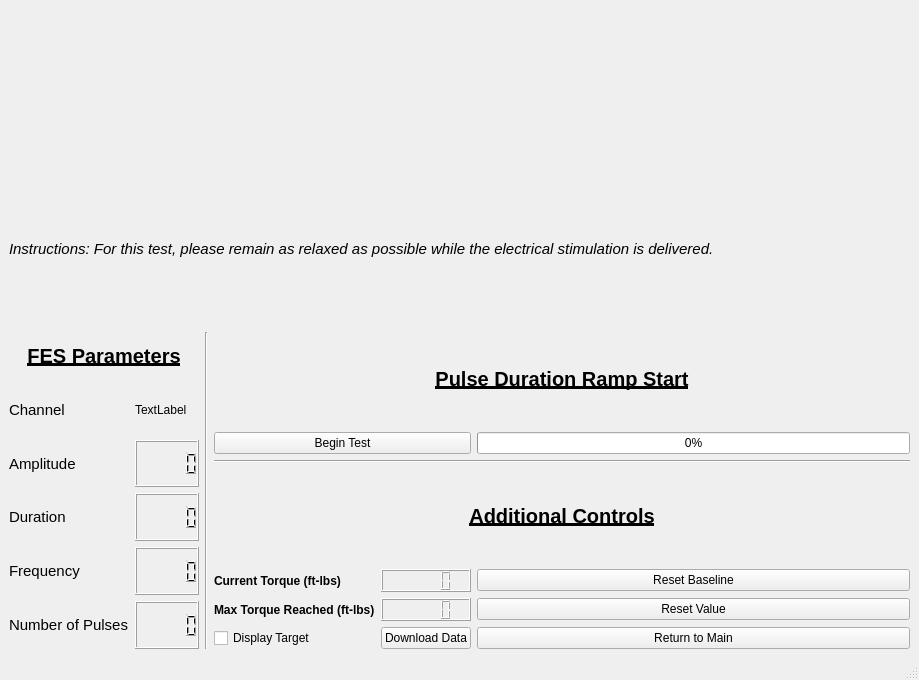
<?xml version="1.0" encoding="UTF-8"?>
<ui version="4.0">
 <class>MainWindow</class>
 <widget class="QMainWindow" name="MainWindow">
  <property name="geometry">
   <rect>
    <x>0</x>
    <y>0</y>
    <width>919</width>
    <height>680</height>
   </rect>
  </property>
  <property name="windowTitle">
   <string>Central Drive Estimation</string>
  </property>
  <widget class="QWidget" name="centralwidget">
   <layout class="QGridLayout" name="gridLayout_3">
    <item row="0" column="0" colspan="3">
     <layout class="QVBoxLayout" name="verticalLayout">
      <item>
       <widget class="QWidget" name="TorquePlot" native="true">
        <layout class="QHBoxLayout" name="horizontalLayout"/>
       </widget>
      </item>
      <item>
       <widget class="QLabel" name="label_11">
        <property name="font">
         <font>
          <pointsize>11</pointsize>
          <italic>true</italic>
         </font>
        </property>
        <property name="text">
         <string>Instructions: For this test, please remain as relaxed as possible while the electrical stimulation is delivered. </string>
        </property>
        <property name="wordWrap">
         <bool>true</bool>
        </property>
       </widget>
      </item>
     </layout>
    </item>
    <item row="1" column="0">
     <layout class="QGridLayout" name="gridLayout">
      <item row="1" column="0">
       <widget class="QLabel" name="label_6">
        <property name="font">
         <font>
          <pointsize>11</pointsize>
         </font>
        </property>
        <property name="text">
         <string>Channel</string>
        </property>
       </widget>
      </item>
      <item row="2" column="0">
       <widget class="QLabel" name="label">
        <property name="font">
         <font>
          <pointsize>11</pointsize>
         </font>
        </property>
        <property name="text">
         <string>Amplitude</string>
        </property>
       </widget>
      </item>
      <item row="5" column="0">
       <widget class="QLabel" name="label_5">
        <property name="font">
         <font>
          <pointsize>11</pointsize>
         </font>
        </property>
        <property name="text">
         <string>Number of Pulses</string>
        </property>
       </widget>
      </item>
      <item row="2" column="1">
       <widget class="QLCDNumber" name="committedAmp_lbl"/>
      </item>
      <item row="4" column="1">
       <widget class="QLCDNumber" name="committedF_lbl"/>
      </item>
      <item row="0" column="0" colspan="2">
       <widget class="QLabel" name="label_3">
        <property name="font">
         <font>
          <pointsize>15</pointsize>
          <weight>75</weight>
          <bold>true</bold>
          <underline>true</underline>
         </font>
        </property>
        <property name="text">
         <string>FES Parameters</string>
        </property>
        <property name="scaledContents">
         <bool>false</bool>
        </property>
        <property name="alignment">
         <set>Qt::AlignCenter</set>
        </property>
       </widget>
      </item>
      <item row="1" column="1">
       <widget class="QLabel" name="channel_lbl">
        <property name="text">
         <string>TextLabel</string>
        </property>
       </widget>
      </item>
      <item row="4" column="0">
       <widget class="QLabel" name="label_4">
        <property name="font">
         <font>
          <pointsize>11</pointsize>
         </font>
        </property>
        <property name="text">
         <string>Frequency</string>
        </property>
       </widget>
      </item>
      <item row="3" column="0">
       <widget class="QLabel" name="label_2">
        <property name="font">
         <font>
          <pointsize>11</pointsize>
          <italic>false</italic>
         </font>
        </property>
        <property name="text">
         <string>Duration</string>
        </property>
       </widget>
      </item>
      <item row="5" column="1">
       <widget class="QLCDNumber" name="committedNp_lbl"/>
      </item>
      <item row="3" column="1">
       <widget class="QLCDNumber" name="committedDur_lbl"/>
      </item>
     </layout>
    </item>
    <item row="1" column="1">
     <widget class="Line" name="line_2">
      <property name="orientation">
       <enum>Qt::Vertical</enum>
      </property>
     </widget>
    </item>
    <item row="1" column="2">
     <layout class="QGridLayout" name="gridLayout_2">
      <item row="1" column="0" colspan="3">
       <widget class="QLabel" name="label_10">
        <property name="font">
         <font>
          <pointsize>15</pointsize>
          <weight>75</weight>
          <bold>true</bold>
          <underline>true</underline>
         </font>
        </property>
        <property name="text">
         <string>Pulse Duration Ramp Start</string>
        </property>
        <property name="alignment">
         <set>Qt::AlignCenter</set>
        </property>
       </widget>
      </item>
      <item row="7" column="2">
       <widget class="QPushButton" name="returnToMain_pb">
        <property name="autoFillBackground">
         <bool>false</bool>
        </property>
        <property name="text">
         <string>Return to Main</string>
        </property>
       </widget>
      </item>
      <item row="4" column="0" colspan="3">
       <widget class="QLabel" name="label_9">
        <property name="font">
         <font>
          <pointsize>15</pointsize>
          <weight>75</weight>
          <bold>true</bold>
          <underline>true</underline>
         </font>
        </property>
        <property name="text">
         <string>Additional Controls</string>
        </property>
        <property name="alignment">
         <set>Qt::AlignCenter</set>
        </property>
       </widget>
      </item>
      <item row="2" column="0" colspan="2">
       <widget class="QPushButton" name="beginTest_pb">
        <property name="text">
         <string>Begin Test</string>
        </property>
       </widget>
      </item>
      <item row="5" column="2">
       <widget class="QPushButton" name="resetBaseline_pb">
        <property name="text">
         <string>Reset Baseline</string>
        </property>
       </widget>
      </item>
      <item row="6" column="0">
       <widget class="QLabel" name="label_7">
        <property name="font">
         <font>
          <weight>75</weight>
          <bold>true</bold>
         </font>
        </property>
        <property name="text">
         <string>Max Torque Reached (ft-lbs)</string>
        </property>
       </widget>
      </item>
      <item row="2" column="2">
       <widget class="QProgressBar" name="pdramp_progbar">
        <property name="value">
         <number>0</number>
        </property>
       </widget>
      </item>
      <item row="5" column="1">
       <widget class="QLCDNumber" name="currentTorque_lcd"/>
      </item>
      <item row="6" column="1">
       <widget class="QLCDNumber" name="maxTorque_lcd"/>
      </item>
      <item row="7" column="1">
       <widget class="QPushButton" name="download_pb">
        <property name="text">
         <string>Download Data</string>
        </property>
       </widget>
      </item>
      <item row="6" column="2">
       <widget class="QPushButton" name="maxTorqueReset_pb">
        <property name="text">
         <string>Reset Value</string>
        </property>
       </widget>
      </item>
      <item row="7" column="0">
       <widget class="QCheckBox" name="target_cb">
        <property name="text">
         <string>Display Target</string>
        </property>
       </widget>
      </item>
      <item row="3" column="0" colspan="3">
       <widget class="Line" name="line">
        <property name="orientation">
         <enum>Qt::Horizontal</enum>
        </property>
       </widget>
      </item>
      <item row="5" column="0">
       <widget class="QLabel" name="label_8">
        <property name="font">
         <font>
          <weight>75</weight>
          <bold>true</bold>
         </font>
        </property>
        <property name="text">
         <string>Current Torque (ft-lbs)</string>
        </property>
       </widget>
      </item>
     </layout>
    </item>
   </layout>
  </widget>
  <widget class="QMenuBar" name="menubar">
   <property name="geometry">
    <rect>
     <x>0</x>
     <y>0</y>
     <width>919</width>
     <height>26</height>
    </rect>
   </property>
  </widget>
  <widget class="QStatusBar" name="statusbar"/>
 </widget>
 <resources/>
 <connections/>
</ui>
